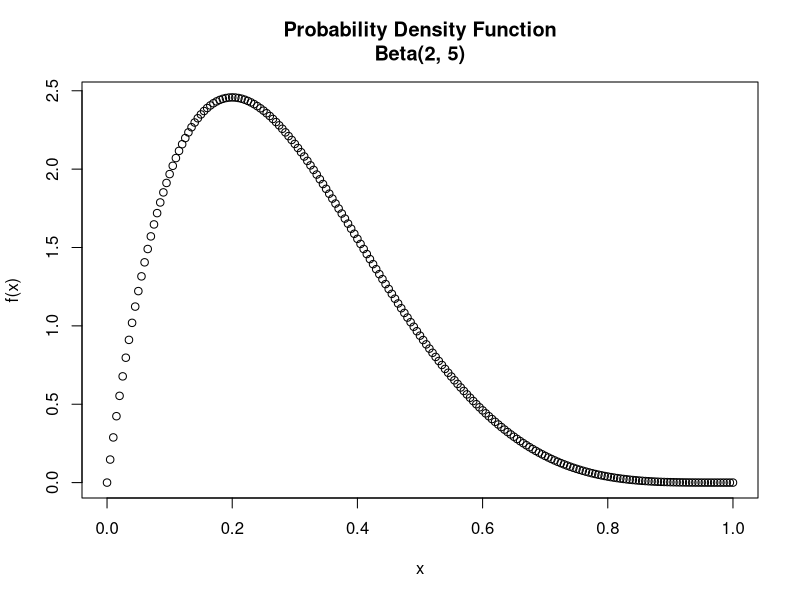

Reproduce this figure in R.
##### Trapezoidal Integration

trapezoidal.integration = function(x, f)
{
  ### 3 checks to ensure that the arguments are numeric and of equal lengths
  # check if the variable of integration is numeric
  if (!is.numeric(x))
  {
    stop('The variable of integration "x" is not numeric.')
  }
  
  # check if the integrand is numeric
  if (!is.numeric(f))
  {
    stop('The integrand "f" is not numeric.')
  }
  
  # check if the variable of integration and the integrand have equal lengths
  if (length(x) != length(f))
  {
    stop('The lengths of the variable of integration and the integrand do not match.')
  }
  
  ### finish checks
  
  # obtain length of variable of integration and integrand
  n = length(x)
  
  # integrate using the trapezoidal rule
  integral = 0.5*sum((x[2:n] - x[1:(n-1)]) * (f[2:n] + f[1:(n-1)]))
  
  # print the definite integral
  return(integral)
}


##PRUBA CON UNA FUNCION DE DENSIDAD
beta.support = seq(0, 1, by = 0.005)

# obtain the Beta(2, 5) PDF based on the given support set
beta.pdf = dbeta(beta.support, 2, 5)

# export image as PNG file to a user-defined folder
png('INSERT YOUR DIRECTORY PATH HERE/beta pdf.png')

# plot the PDF
plot(beta.support, beta.pdf, main = 'Probability Density Function\nBeta(2, 5)', xlab = 'x', ylab = 'f(x)')

dev.off()

# use trapezoidal integration to integrate the PDF over its support set
trapezoidal.integration(beta.support, beta.pdf)
